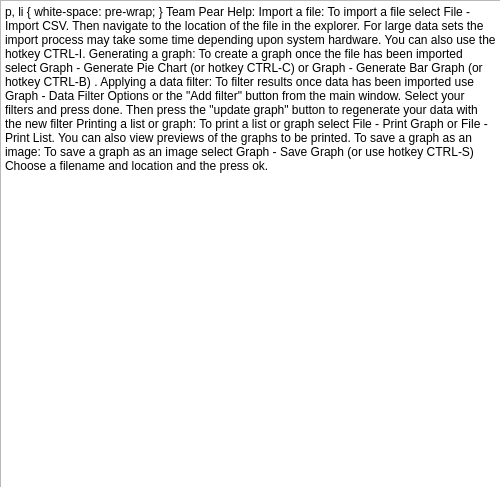
<?xml version="1.0" encoding="UTF-8"?>
<ui version="4.0">
 <class>helpDialog</class>
 <widget class="QDialog" name="helpDialog">
  <property name="geometry">
   <rect>
    <x>0</x>
    <y>0</y>
    <width>500</width>
    <height>487</height>
   </rect>
  </property>
  <property name="windowTitle">
   <string>Help </string>
  </property>
  <property name="statusTip">
   <string notr="true"/>
  </property>
  <widget class="QTextBrowser" name="textBrowser">
   <property name="geometry">
    <rect>
     <x>0</x>
     <y>0</y>
     <width>501</width>
     <height>491</height>
    </rect>
   </property>
   <property name="html">
    <string>&lt;!DOCTYPE HTML PUBLIC &quot;-//W3C//DTD HTML 4.0//EN&quot; &quot;http://www.w3.org/TR/REC-html40/strict.dtd&quot;&gt;
&lt;html&gt;&lt;head&gt;&lt;meta name=&quot;qrichtext&quot; content=&quot;1&quot; /&gt;&lt;style type=&quot;text/css&quot;&gt;
p, li { white-space: pre-wrap; }
&lt;/style&gt;&lt;/head&gt;&lt;body style=&quot; font-family:'MS Shell Dlg 2'; font-size:8.25pt; font-weight:400; font-style:normal;&quot;&gt;
&lt;p style=&quot; margin-top:0px; margin-bottom:0px; margin-left:0px; margin-right:0px; -qt-block-indent:0; text-indent:0px;&quot;&gt;&lt;span style=&quot; font-size:14pt; font-weight:600;&quot;&gt;Team Pear Help:&lt;/span&gt;&lt;/p&gt;
&lt;p style=&quot;-qt-paragraph-type:empty; margin-top:0px; margin-bottom:0px; margin-left:0px; margin-right:0px; -qt-block-indent:0; text-indent:0px; font-size:14pt; font-weight:600;&quot;&gt;&lt;br /&gt;&lt;/p&gt;
&lt;p style=&quot; margin-top:0px; margin-bottom:0px; margin-left:0px; margin-right:0px; -qt-block-indent:0; text-indent:0px;&quot;&gt;&lt;span style=&quot; font-size:10pt; font-weight:600;&quot;&gt;Import a file:&lt;/span&gt;&lt;/p&gt;
&lt;p style=&quot; margin-top:0px; margin-bottom:0px; margin-left:0px; margin-right:0px; -qt-block-indent:0; text-indent:0px;&quot;&gt;&lt;span style=&quot; font-size:10pt;&quot;&gt;To import a file select File -&amp;gt; Import CSV. Then navigate to the location of the file in the explorer. For large data sets the import process may take some time depending upon system hardware. You can also use the hotkey CTRL-I. &lt;/span&gt;&lt;/p&gt;
&lt;p style=&quot;-qt-paragraph-type:empty; margin-top:0px; margin-bottom:0px; margin-left:0px; margin-right:0px; -qt-block-indent:0; text-indent:0px; font-size:10pt;&quot;&gt;&lt;br /&gt;&lt;/p&gt;
&lt;p style=&quot; margin-top:0px; margin-bottom:0px; margin-left:0px; margin-right:0px; -qt-block-indent:0; text-indent:0px;&quot;&gt;&lt;span style=&quot; font-size:10pt; font-weight:600;&quot;&gt;Generating a graph: &lt;/span&gt;&lt;/p&gt;
&lt;p style=&quot; margin-top:0px; margin-bottom:0px; margin-left:0px; margin-right:0px; -qt-block-indent:0; text-indent:0px;&quot;&gt;&lt;span style=&quot; font-size:10pt;&quot;&gt;To create a graph once the file has been imported select Graph -&amp;gt; Generate Pie Chart (or hotkey CTRL-C)  or Graph -&amp;gt; Generate Bar Graph (or hotkey CTRL-B) . &lt;/span&gt;&lt;/p&gt;
&lt;p style=&quot;-qt-paragraph-type:empty; margin-top:0px; margin-bottom:0px; margin-left:0px; margin-right:0px; -qt-block-indent:0; text-indent:0px; font-size:10pt;&quot;&gt;&lt;br /&gt;&lt;/p&gt;
&lt;p style=&quot; margin-top:0px; margin-bottom:0px; margin-left:0px; margin-right:0px; -qt-block-indent:0; text-indent:0px;&quot;&gt;&lt;span style=&quot; font-size:10pt; font-weight:600;&quot;&gt;Applying a data filter:&lt;/span&gt;&lt;/p&gt;
&lt;p style=&quot; margin-top:0px; margin-bottom:0px; margin-left:0px; margin-right:0px; -qt-block-indent:0; text-indent:0px;&quot;&gt;&lt;span style=&quot; font-size:10pt;&quot;&gt;To filter results once data has been imported use Graph -&amp;gt; Data Filter Options or the &amp;quot;Add filter&amp;quot; button from the main window. Select your filters and press done. Then press the &amp;quot;update graph&amp;quot; button to regenerate your data with the new filter&lt;/span&gt;&lt;/p&gt;
&lt;p style=&quot;-qt-paragraph-type:empty; margin-top:0px; margin-bottom:0px; margin-left:0px; margin-right:0px; -qt-block-indent:0; text-indent:0px; font-size:10pt;&quot;&gt;&lt;br /&gt;&lt;/p&gt;
&lt;p style=&quot; margin-top:0px; margin-bottom:0px; margin-left:0px; margin-right:0px; -qt-block-indent:0; text-indent:0px;&quot;&gt;&lt;span style=&quot; font-size:10pt; font-weight:600;&quot;&gt;Printing a list or graph:&lt;/span&gt;&lt;/p&gt;
&lt;p style=&quot; margin-top:0px; margin-bottom:0px; margin-left:0px; margin-right:0px; -qt-block-indent:0; text-indent:0px;&quot;&gt;&lt;span style=&quot; font-size:10pt;&quot;&gt;To print a list or graph select File -&amp;gt; Print Graph or File -&amp;gt; Print List. You can also view previews of the graphs to be printed. &lt;/span&gt;&lt;/p&gt;
&lt;p style=&quot;-qt-paragraph-type:empty; margin-top:0px; margin-bottom:0px; margin-left:0px; margin-right:0px; -qt-block-indent:0; text-indent:0px; font-size:10pt;&quot;&gt;&lt;br /&gt;&lt;/p&gt;
&lt;p style=&quot; margin-top:0px; margin-bottom:0px; margin-left:0px; margin-right:0px; -qt-block-indent:0; text-indent:0px;&quot;&gt;&lt;span style=&quot; font-size:10pt; font-weight:600;&quot;&gt;To save a graph as an image:&lt;/span&gt;&lt;/p&gt;
&lt;p style=&quot; margin-top:0px; margin-bottom:0px; margin-left:0px; margin-right:0px; -qt-block-indent:0; text-indent:0px;&quot;&gt;&lt;span style=&quot; font-size:10pt;&quot;&gt;To save a graph as an image select Graph -&amp;gt; Save Graph (or use hotkey CTRL-S) Choose a filename and location and the press ok. &lt;/span&gt;&lt;/p&gt;
&lt;p style=&quot;-qt-paragraph-type:empty; margin-top:0px; margin-bottom:0px; margin-left:0px; margin-right:0px; -qt-block-indent:0; text-indent:0px; font-size:14pt; font-weight:600;&quot;&gt;&lt;br /&gt;&lt;/p&gt;
&lt;p style=&quot;-qt-paragraph-type:empty; margin-top:0px; margin-bottom:0px; margin-left:0px; margin-right:0px; -qt-block-indent:0; text-indent:0px; font-size:14pt; font-weight:600;&quot;&gt;&lt;br /&gt;&lt;/p&gt;&lt;/body&gt;&lt;/html&gt;</string>
   </property>
  </widget>
 </widget>
 <resources/>
 <connections/>
</ui>
